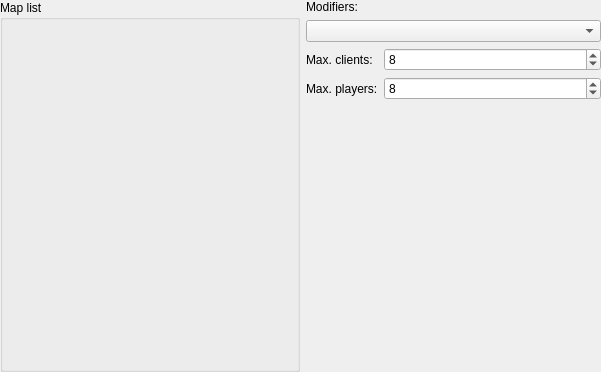
<?xml version="1.0" encoding="UTF-8"?>
<ui version="4.0">
 <class>GameRulesPanel</class>
 <widget class="QWidget" name="GameRulesPanel">
  <property name="geometry">
   <rect>
    <x>0</x>
    <y>0</y>
    <width>601</width>
    <height>372</height>
   </rect>
  </property>
  <layout class="QHBoxLayout" name="horizontalLayout">
   <property name="leftMargin">
    <number>0</number>
   </property>
   <property name="topMargin">
    <number>0</number>
   </property>
   <property name="rightMargin">
    <number>0</number>
   </property>
   <property name="bottomMargin">
    <number>0</number>
   </property>
   <item>
    <widget class="QGroupBox" name="mapListBox">
     <property name="minimumSize">
      <size>
       <width>300</width>
       <height>0</height>
      </size>
     </property>
     <property name="maximumSize">
      <size>
       <width>300</width>
       <height>16777215</height>
      </size>
     </property>
     <property name="title">
      <string>Map list</string>
     </property>
     <layout class="QVBoxLayout" name="verticalLayout_6">
      <item>
       <widget class="MapListPanel" name="mapListPanel" native="true"/>
      </item>
     </layout>
    </widget>
   </item>
   <item>
    <layout class="QVBoxLayout" name="verticalLayout_12">
     <item>
      <widget class="QLabel" name="labelModifiers">
       <property name="text">
        <string>Modifiers:</string>
       </property>
      </widget>
     </item>
     <item>
      <widget class="QComboBox" name="cboModifier">
       <property name="sizePolicy">
        <sizepolicy hsizetype="Expanding" vsizetype="Fixed">
         <horstretch>0</horstretch>
         <verstretch>0</verstretch>
        </sizepolicy>
       </property>
      </widget>
     </item>
     <item>
      <layout class="QFormLayout" name="limitsLayout">
       <property name="fieldGrowthPolicy">
        <enum>QFormLayout::AllNonFixedFieldsGrow</enum>
       </property>
       <item row="0" column="0">
        <widget class="QLabel" name="labelMaxClients">
         <property name="text">
          <string>Max. clients:</string>
         </property>
        </widget>
       </item>
       <item row="0" column="1">
        <widget class="QSpinBox" name="spinMaxClients">
         <property name="maximum">
          <number>999</number>
         </property>
         <property name="value">
          <number>8</number>
         </property>
        </widget>
       </item>
       <item row="1" column="0">
        <widget class="QLabel" name="labelMaxPlayers">
         <property name="text">
          <string>Max. players:</string>
         </property>
        </widget>
       </item>
       <item row="1" column="1">
        <widget class="QSpinBox" name="spinMaxPlayers">
         <property name="maximum">
          <number>999</number>
         </property>
         <property name="value">
          <number>8</number>
         </property>
        </widget>
       </item>
      </layout>
     </item>
     <item>
      <spacer name="verticalSpacer_2">
       <property name="orientation">
        <enum>Qt::Vertical</enum>
       </property>
       <property name="sizeHint" stdset="0">
        <size>
         <width>20</width>
         <height>40</height>
        </size>
       </property>
      </spacer>
     </item>
    </layout>
   </item>
  </layout>
 </widget>
 <customwidgets>
  <customwidget>
   <class>MapListPanel</class>
   <extends>QWidget</extends>
   <header>gui/createserver/maplistpanel.h</header>
   <container>1</container>
  </customwidget>
 </customwidgets>
 <resources/>
 <connections/>
</ui>
